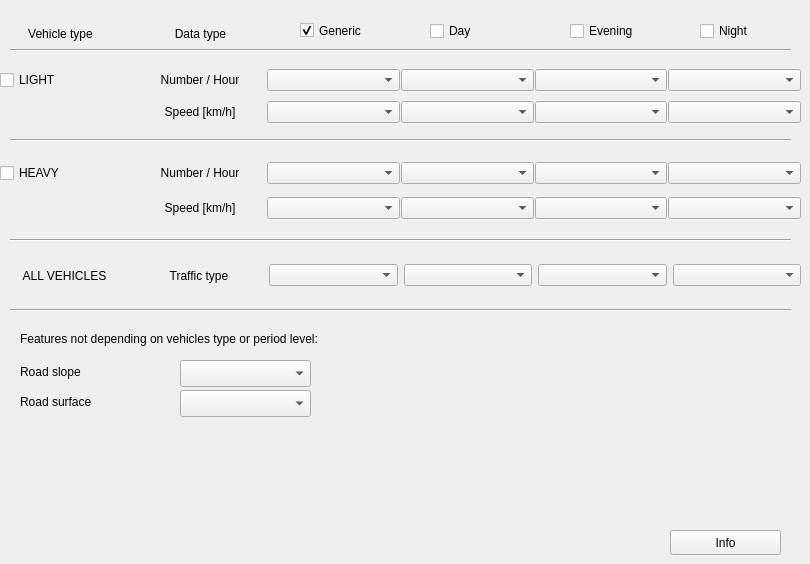
     <widget class="QWidget" name="road_NMPB_page">
      <widget class="QCheckBox" name="NMPB_L_gen_checkBox">
       <property name="geometry">
        <rect>
         <x>300</x>
         <y>20</y>
         <width>91</width>
         <height>21</height>
        </rect>
       </property>
       <property name="text">
        <string>Generic</string>
       </property>
       <property name="checked">
        <bool>true</bool>
       </property>
      </widget>
      <widget class="QCheckBox" name="NMPB_L_nig_checkBox">
       <property name="geometry">
        <rect>
         <x>700</x>
         <y>20</y>
         <width>81</width>
         <height>22</height>
        </rect>
       </property>
       <property name="text">
        <string>Night</string>
       </property>
       <property name="checked">
        <bool>false</bool>
       </property>
      </widget>
      <widget class="Line" name="line_2">
       <property name="windowModality">
        <enum>Qt::NonModal</enum>
       </property>
       <property name="geometry">
        <rect>
         <x>10</x>
         <y>40</y>
         <width>781</width>
         <height>20</height>
        </rect>
       </property>
       <property name="orientation">
        <enum>Qt::Horizontal</enum>
       </property>
      </widget>
      <widget class="QCheckBox" name="NMPB_L_eve_checkBox">
       <property name="geometry">
        <rect>
         <x>570</x>
         <y>20</y>
         <width>81</width>
         <height>22</height>
        </rect>
       </property>
       <property name="text">
        <string>Evening</string>
       </property>
       <property name="checked">
        <bool>false</bool>
       </property>
      </widget>
      <widget class="QCheckBox" name="NMPB_L_day_checkBox">
       <property name="geometry">
        <rect>
         <x>430</x>
         <y>20</y>
         <width>81</width>
         <height>22</height>
        </rect>
       </property>
       <property name="text">
        <string>Day</string>
       </property>
       <property name="checked">
        <bool>false</bool>
       </property>
      </widget>
      <widget class="QLabel" name="implementation_label_19">
       <property name="geometry">
        <rect>
         <x>150</x>
         <y>26</y>
         <width>101</width>
         <height>16</height>
        </rect>
       </property>
       <property name="sizePolicy">
        <sizepolicy hsizetype="Fixed" vsizetype="Fixed">
         <horstretch>0</horstretch>
         <verstretch>0</verstretch>
        </sizepolicy>
       </property>
       <property name="text">
        <string>Data type</string>
       </property>
       <property name="alignment">
        <set>Qt::AlignCenter</set>
       </property>
      </widget>
      <widget class="Line" name="line_8">
       <property name="windowModality">
        <enum>Qt::NonModal</enum>
       </property>
       <property name="geometry">
        <rect>
         <x>10</x>
         <y>130</y>
         <width>781</width>
         <height>20</height>
        </rect>
       </property>
       <property name="orientation">
        <enum>Qt::Horizontal</enum>
       </property>
      </widget>
      <widget class="QWidget" name="verticalLayoutWidget_5">
       <property name="geometry">
        <rect>
         <x>0</x>
         <y>60</y>
         <width>801</width>
         <height>73</height>
        </rect>
       </property>
       <layout class="QVBoxLayout" name="verticalLayout_2">
        <property name="spacing">
         <number>1</number>
        </property>
        <item>
         <layout class="QHBoxLayout" name="horizontalLayout_3">
          <item>
           <widget class="QCheckBox" name="NMPB_l_checkBox">
            <property name="layoutDirection">
             <enum>Qt::LeftToRight</enum>
            </property>
            <property name="autoFillBackground">
             <bool>false</bool>
            </property>
            <property name="text">
             <string>LIGHT</string>
            </property>
           </widget>
          </item>
          <item>
           <widget class="QLabel" name="NMPB_l_n_label">
            <property name="maximumSize">
             <size>
              <width>16777215</width>
              <height>27</height>
             </size>
            </property>
            <property name="text">
             <string>Number / Hour</string>
            </property>
            <property name="alignment">
             <set>Qt::AlignCenter</set>
            </property>
           </widget>
          </item>
          <item>
           <widget class="QgsFieldComboBox" name="NMPB_L_gen_l_n_comboBox"/>
          </item>
          <item>
           <widget class="QgsFieldComboBox" name="NMPB_L_day_l_n_comboBox"/>
          </item>
          <item>
           <widget class="QgsFieldComboBox" name="NMPB_L_eve_l_n_comboBox"/>
          </item>
          <item>
           <widget class="QgsFieldComboBox" name="NMPB_L_nig_l_n_comboBox"/>
          </item>
         </layout>
        </item>
        <item>
         <layout class="QHBoxLayout" name="horizontalLayout_5">
          <item>
           <widget class="QLabel" name="implementation_label_6">
            <property name="maximumSize">
             <size>
              <width>16777215</width>
              <height>27</height>
             </size>
            </property>
            <property name="text">
             <string/>
            </property>
            <property name="alignment">
             <set>Qt::AlignRight|Qt::AlignTop|Qt::AlignTrailing</set>
            </property>
           </widget>
          </item>
          <item>
           <widget class="QLabel" name="n_l_label_11">
            <property name="maximumSize">
             <size>
              <width>16777215</width>
              <height>27</height>
             </size>
            </property>
            <property name="text">
             <string>Speed [km/h]</string>
            </property>
            <property name="alignment">
             <set>Qt::AlignCenter</set>
            </property>
           </widget>
          </item>
          <item>
           <widget class="QgsFieldComboBox" name="NMPB_L_gen_l_s_comboBox"/>
          </item>
          <item>
           <widget class="QgsFieldComboBox" name="NMPB_L_day_l_s_comboBox"/>
          </item>
          <item>
           <widget class="QgsFieldComboBox" name="NMPB_L_eve_l_s_comboBox"/>
          </item>
          <item>
           <widget class="QgsFieldComboBox" name="NMPB_L_nig_l_s_comboBox"/>
          </item>
         </layout>
        </item>
       </layout>
      </widget>
      <widget class="QWidget" name="verticalLayoutWidget_6">
       <property name="geometry">
        <rect>
         <x>0</x>
         <y>150</y>
         <width>801</width>
         <height>81</height>
        </rect>
       </property>
       <layout class="QVBoxLayout" name="verticalLayout_3">
        <property name="spacing">
         <number>1</number>
        </property>
        <item>
         <layout class="QHBoxLayout" name="horizontalLayout_6">
          <item>
           <widget class="QCheckBox" name="NMPB_h_checkBox">
            <property name="enabled">
             <bool>true</bool>
            </property>
            <property name="layoutDirection">
             <enum>Qt::LeftToRight</enum>
            </property>
            <property name="autoFillBackground">
             <bool>false</bool>
            </property>
            <property name="text">
             <string>HEAVY</string>
            </property>
           </widget>
          </item>
          <item>
           <widget class="QLabel" name="n_l_label_12">
            <property name="enabled">
             <bool>true</bool>
            </property>
            <property name="maximumSize">
             <size>
              <width>16777215</width>
              <height>27</height>
             </size>
            </property>
            <property name="text">
             <string>Number / Hour</string>
            </property>
            <property name="alignment">
             <set>Qt::AlignCenter</set>
            </property>
           </widget>
          </item>
          <item>
           <widget class="QgsFieldComboBox" name="NMPB_L_gen_h_n_comboBox"/>
          </item>
          <item>
           <widget class="QgsFieldComboBox" name="NMPB_L_day_h_n_comboBox"/>
          </item>
          <item>
           <widget class="QgsFieldComboBox" name="NMPB_L_eve_h_n_comboBox"/>
          </item>
          <item>
           <widget class="QgsFieldComboBox" name="NMPB_L_nig_h_n_comboBox"/>
          </item>
         </layout>
        </item>
        <item>
         <layout class="QHBoxLayout" name="horizontalLayout_7">
          <item>
           <widget class="QLabel" name="implementation_label_8">
            <property name="maximumSize">
             <size>
              <width>16777215</width>
              <height>27</height>
             </size>
            </property>
            <property name="text">
             <string/>
            </property>
            <property name="alignment">
             <set>Qt::AlignRight|Qt::AlignTop|Qt::AlignTrailing</set>
            </property>
           </widget>
          </item>
          <item>
           <widget class="QLabel" name="n_l_label_13">
            <property name="maximumSize">
             <size>
              <width>16777215</width>
              <height>27</height>
             </size>
            </property>
            <property name="text">
             <string>Speed [km/h]</string>
            </property>
            <property name="alignment">
             <set>Qt::AlignCenter</set>
            </property>
           </widget>
          </item>
          <item>
           <widget class="QgsFieldComboBox" name="NMPB_L_gen_h_s_comboBox"/>
          </item>
          <item>
           <widget class="QgsFieldComboBox" name="NMPB_L_day_h_s_comboBox"/>
          </item>
          <item>
           <widget class="QgsFieldComboBox" name="NMPB_L_eve_h_s_comboBox"/>
          </item>
          <item>
           <widget class="QgsFieldComboBox" name="NMPB_L_nig_h_s_comboBox"/>
          </item>
         </layout>
        </item>
       </layout>
      </widget>
      <widget class="QLabel" name="implementation_label_21">
       <property name="geometry">
        <rect>
         <x>0</x>
         <y>26</y>
         <width>121</width>
         <height>16</height>
        </rect>
       </property>
       <property name="sizePolicy">
        <sizepolicy hsizetype="Fixed" vsizetype="Fixed">
         <horstretch>0</horstretch>
         <verstretch>0</verstretch>
        </sizepolicy>
       </property>
       <property name="text">
        <string>Vehicle type</string>
       </property>
       <property name="alignment">
        <set>Qt::AlignCenter</set>
       </property>
      </widget>
      <widget class="Line" name="line_9">
       <property name="windowModality">
        <enum>Qt::NonModal</enum>
       </property>
       <property name="geometry">
        <rect>
         <x>10</x>
         <y>230</y>
         <width>781</width>
         <height>20</height>
        </rect>
       </property>
       <property name="orientation">
        <enum>Qt::Horizontal</enum>
       </property>
      </widget>
      <widget class="QWidget" name="layoutWidget_3">
       <property name="geometry">
        <rect>
         <x>0</x>
         <y>250</y>
         <width>801</width>
         <height>51</height>
        </rect>
       </property>
       <layout class="QHBoxLayout" name="horizontalLayout_11">
        <item>
         <widget class="QLabel" name="implementation_label_25">
          <property name="maximumSize">
           <size>
            <width>16777215</width>
            <height>27</height>
           </size>
          </property>
          <property name="text">
           <string>ALL VEHICLES</string>
          </property>
          <property name="alignment">
           <set>Qt::AlignCenter</set>
          </property>
         </widget>
        </item>
        <item>
         <widget class="QLabel" name="type_label">
          <property name="maximumSize">
           <size>
            <width>16777215</width>
            <height>27</height>
           </size>
          </property>
          <property name="text">
           <string>Traffic type</string>
          </property>
          <property name="alignment">
           <set>Qt::AlignCenter</set>
          </property>
         </widget>
        </item>
        <item>
         <widget class="QgsFieldComboBox" name="NMPB_L_gen_type_comboBox"/>
        </item>
        <item>
         <widget class="QgsFieldComboBox" name="NMPB_L_day_type_comboBox"/>
        </item>
        <item>
         <widget class="QgsFieldComboBox" name="NMPB_L_eve_type_comboBox"/>
        </item>
        <item>
         <widget class="QgsFieldComboBox" name="NMPB_L_nig_type_comboBox"/>
        </item>
       </layout>
      </widget>
      <widget class="Line" name="line_12">
       <property name="windowModality">
        <enum>Qt::NonModal</enum>
       </property>
       <property name="geometry">
        <rect>
         <x>10</x>
         <y>300</y>
         <width>781</width>
         <height>20</height>
        </rect>
       </property>
       <property name="orientation">
        <enum>Qt::Horizontal</enum>
       </property>
      </widget>
      <widget class="QLabel" name="slope_label_4">
       <property name="geometry">
        <rect>
         <x>20</x>
         <y>362</y>
         <width>161</width>
         <height>20</height>
        </rect>
       </property>
       <property name="sizePolicy">
        <sizepolicy hsizetype="Fixed" vsizetype="Fixed">
         <horstretch>0</horstretch>
         <verstretch>0</verstretch>
        </sizepolicy>
       </property>
       <property name="text">
        <string>Road slope</string>
       </property>
       <property name="alignment">
        <set>Qt::AlignLeading|Qt::AlignLeft|Qt::AlignVCenter</set>
       </property>
      </widget>
      <widget class="QLabel" name="surface_label_4">
       <property name="geometry">
        <rect>
         <x>20</x>
         <y>392</y>
         <width>161</width>
         <height>20</height>
        </rect>
       </property>
       <property name="sizePolicy">
        <sizepolicy hsizetype="Fixed" vsizetype="Fixed">
         <horstretch>0</horstretch>
         <verstretch>0</verstretch>
        </sizepolicy>
       </property>
       <property name="text">
        <string>Road surface</string>
       </property>
       <property name="alignment">
        <set>Qt::AlignLeading|Qt::AlignLeft|Qt::AlignVCenter</set>
       </property>
      </widget>
      <widget class="QLabel" name="implementation_label_27">
       <property name="geometry">
        <rect>
         <x>20</x>
         <y>325</y>
         <width>771</width>
         <height>27</height>
        </rect>
       </property>
       <property name="maximumSize">
        <size>
         <width>16777215</width>
         <height>27</height>
        </size>
       </property>
       <property name="text">
        <string>Features not depending on vehicles type or period level:</string>
       </property>
       <property name="alignment">
        <set>Qt::AlignLeading|Qt::AlignLeft|Qt::AlignVCenter</set>
       </property>
      </widget>
      <widget class="QgsFieldComboBox" name="NMPB_surface_comboBox">
       <property name="geometry">
        <rect>
         <x>180</x>
         <y>390</y>
         <width>131</width>
         <height>27</height>
        </rect>
       </property>
      </widget>
      <widget class="QgsFieldComboBox" name="NMPB_slope_comboBox">
       <property name="geometry">
        <rect>
         <x>180</x>
         <y>360</y>
         <width>131</width>
         <height>27</height>
        </rect>
       </property>
      </widget>
      <widget class="QPushButton" name="HelpNMPB_traffic">
       <property name="geometry">
        <rect>
         <x>670</x>
         <y>530</y>
         <width>111</width>
         <height>25</height>
        </rect>
       </property>
       <property name="sizePolicy">
        <sizepolicy hsizetype="Minimum" vsizetype="Minimum">
         <horstretch>0</horstretch>
         <verstretch>0</verstretch>
        </sizepolicy>
       </property>
       <property name="minimumSize">
        <size>
         <width>25</width>
         <height>0</height>
        </size>
       </property>
       <property name="text">
        <string>Info</string>
       </property>
      </widget>
     </widget>
